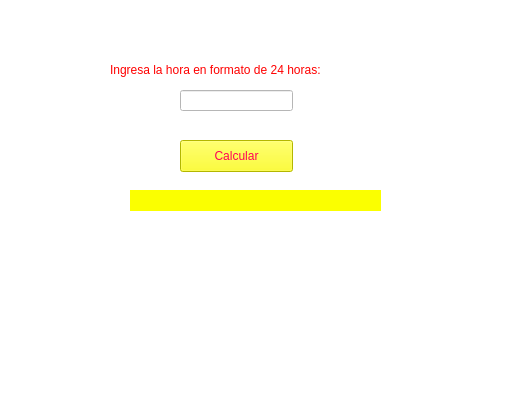
<?xml version="1.0" encoding="UTF-8"?>
<ui version="4.0">
 <class>MainWindow</class>
 <widget class="QMainWindow" name="MainWindow">
  <property name="geometry">
   <rect>
    <x>0</x>
    <y>0</y>
    <width>512</width>
    <height>414</height>
   </rect>
  </property>
  <property name="windowTitle">
   <string>MainWindow</string>
  </property>
  <property name="styleSheet">
   <string notr="true">background-color: rgb(249, 255, 0);
background-color: rgb(255, 255, 255);</string>
  </property>
  <widget class="QWidget" name="centralwidget">
   <widget class="QLabel" name="label">
    <property name="geometry">
     <rect>
      <x>110</x>
      <y>60</y>
      <width>261</width>
      <height>20</height>
     </rect>
    </property>
    <property name="styleSheet">
     <string notr="true">background-color: rgb(255, 255, 255);
color: rgb(255, 0, 0);</string>
    </property>
    <property name="text">
     <string>Ingresa la hora en formato de 24 horas:</string>
    </property>
   </widget>
   <widget class="QLineEdit" name="entrada_hora">
    <property name="geometry">
     <rect>
      <x>180</x>
      <y>90</y>
      <width>113</width>
      <height>21</height>
     </rect>
    </property>
    <property name="styleSheet">
     <string notr="true">background-color: rgb(255, 255, 255);
color: rgb(255, 0, 0);
color: rgb(255, 0, 0);</string>
    </property>
   </widget>
   <widget class="QPushButton" name="boton_calcular">
    <property name="geometry">
     <rect>
      <x>180</x>
      <y>140</y>
      <width>113</width>
      <height>32</height>
     </rect>
    </property>
    <property name="styleSheet">
     <string notr="true">background-color: rgb(255, 255, 255);
background-color: rgb(251, 255, 0);
color: rgb(255, 0, 86);</string>
    </property>
    <property name="text">
     <string>Calcular</string>
    </property>
   </widget>
   <widget class="QLabel" name="resultado">
    <property name="geometry">
     <rect>
      <x>130</x>
      <y>190</y>
      <width>251</width>
      <height>21</height>
     </rect>
    </property>
    <property name="styleSheet">
     <string notr="true">background-color: rgb(255, 255, 255);
background-color: rgb(251, 255, 0);
color: rgb(255, 0, 0);</string>
    </property>
    <property name="text">
     <string/>
    </property>
   </widget>
  </widget>
  <widget class="QMenuBar" name="menubar">
   <property name="geometry">
    <rect>
     <x>0</x>
     <y>0</y>
     <width>512</width>
     <height>24</height>
    </rect>
   </property>
  </widget>
  <widget class="QStatusBar" name="statusbar"/>
 </widget>
 <resources/>
 <connections/>
</ui>
